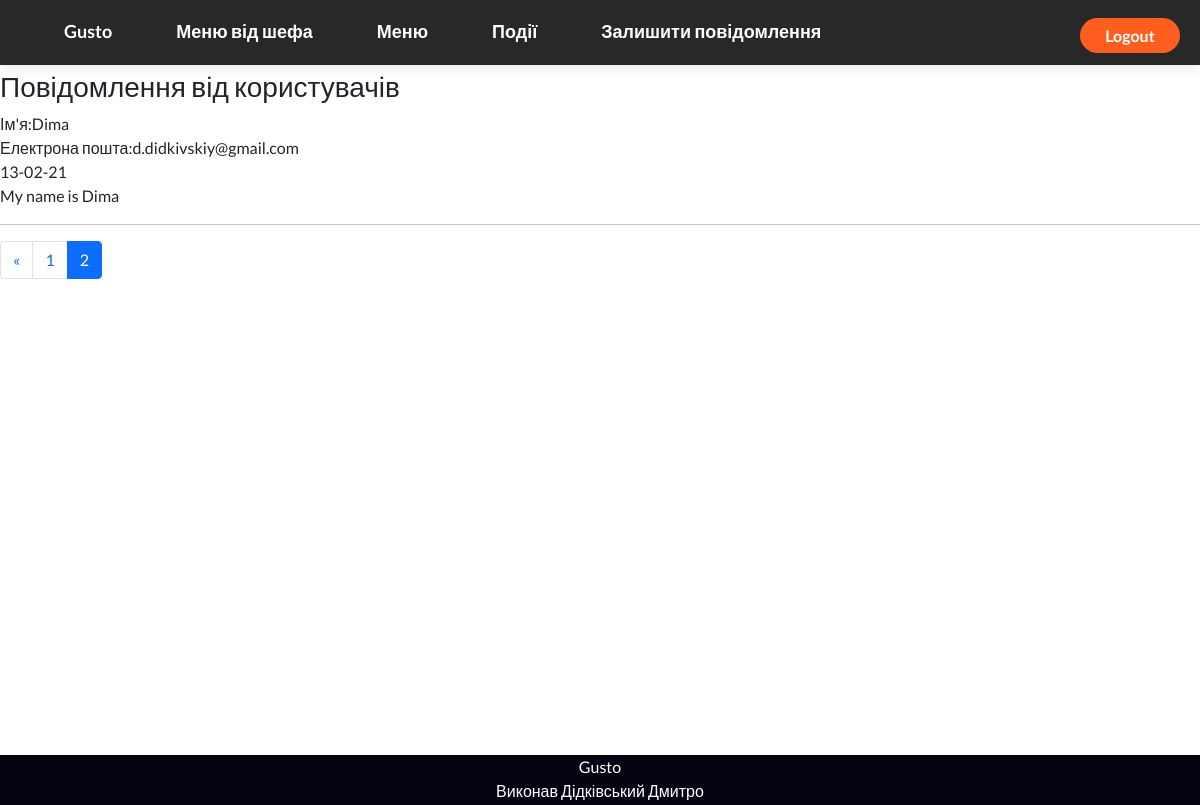
The app's page /user_messages/?page=2 (signed in) with its own data.
### main_gusto/models.py (models this page shows, shortened)
class UserMessages(models.Model):
    user_name = models.CharField(max_length=50)
    user_email = models.EmailField()
    message = models.CharField(max_length=200)
    is_processed = models.BooleanField(default=False)
    send_date = models.DateField(auto_now_add=True)

### user_messages/views.py (the view)
# urls.py: path('', messages_view),
def messages_view(request):
    messages = UserMessages.objects.filter(
        is_processed=False).order_by('send_date')
    paginator = Paginator(messages, 5)
    page = request.GET.get('page')
    messages_page = paginator.get_page(page)
    return render(request, 'message_page.html', context={'items': messages_page})

### user_messages/templates/message_page.html (shortened to what this page needs)
{% extends 'mainPage.html' %} {% block content %} {% comment %} {% endcomment %}
{% if 'manager' in user.groups.0.name or user.is_staff %}
<div class="user_message_page">
    <h3>Повідомлення від користувачів</h3>
    {% for item in items %}
    <div class="user_data_info"><label>Ім'я: </label>{{item.user_name}}</div>
    <div class="user_data_info">
        <label>Електрона пошта: </label>{{item.user_email}}
    </div>
    <div class="user_data_info">{{item.send_date|date:'d-m-y'}}</div>
    <div class="user_data_info">{{item.message}}</div>
    <hr />
    {% endfor %}
</div>
<ul class="pagination">
    {% if items.has_previous %}
    <li class="page-item">
        <a
            class="page-link"
            href="?page={{ items.previous_page_number }}"
            aria-label="Previous"
        >
            <span aria-hidden="true">&laquo;</span>
        </a>
    </li>
    {% endif %} {% for page in items.paginator.page_range %}
    {% if page == items.number %}
    <li class="page-item active">
        <a class="page-link" href="#"> {{page}} </a>
    </li>
    {% else %}
    <li class="page-item">
        <a class="page-link" href="?page={{page}}"> {{page}} </a>
    </li>
    {% endif %} {% endfor %}
</ul>
{%endif%} {% endblock %}

### static/css/styles.css (style rules this page uses)
* { padding: 0; margin: 0; box-sizing: border-box; font-family: "Lato", sans-serif; }

### records on screen
UserMessages: user_name "Dima", user_email "d.didkivskiy@gmail.com", send_date "13-02-21", message "My name is Dima"

### other values on screen
{{ page }} "1"
{{ page }} "2"
